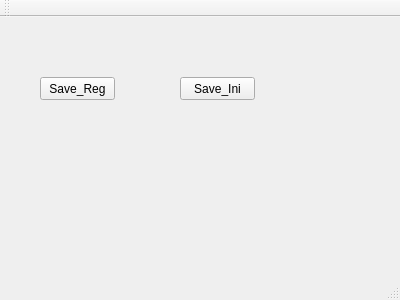
<?xml version="1.0" encoding="UTF-8"?>
<ui version="4.0">
 <class>MainWindow</class>
 <widget class="QMainWindow" name="MainWindow">
  <property name="geometry">
   <rect>
    <x>0</x>
    <y>0</y>
    <width>400</width>
    <height>300</height>
   </rect>
  </property>
  <property name="windowTitle">
   <string>MainWindow</string>
  </property>
  <widget class="QWidget" name="centralWidget">
   <widget class="QPushButton" name="btnP_Save_Reg">
    <property name="geometry">
     <rect>
      <x>40</x>
      <y>60</y>
      <width>75</width>
      <height>23</height>
     </rect>
    </property>
    <property name="text">
     <string>Save_Reg</string>
    </property>
   </widget>
   <widget class="QPushButton" name="btnP_Save_Ini">
    <property name="geometry">
     <rect>
      <x>180</x>
      <y>60</y>
      <width>75</width>
      <height>23</height>
     </rect>
    </property>
    <property name="text">
     <string>Save_Ini</string>
    </property>
   </widget>
  </widget>
  <widget class="QMenuBar" name="menuBar">
   <property name="geometry">
    <rect>
     <x>0</x>
     <y>0</y>
     <width>400</width>
     <height>21</height>
    </rect>
   </property>
  </widget>
  <widget class="QToolBar" name="mainToolBar">
   <attribute name="toolBarArea">
    <enum>TopToolBarArea</enum>
   </attribute>
   <attribute name="toolBarBreak">
    <bool>false</bool>
   </attribute>
  </widget>
  <widget class="QStatusBar" name="statusBar"/>
 </widget>
 <layoutdefault spacing="6" margin="11"/>
 <resources/>
 <connections/>
</ui>
